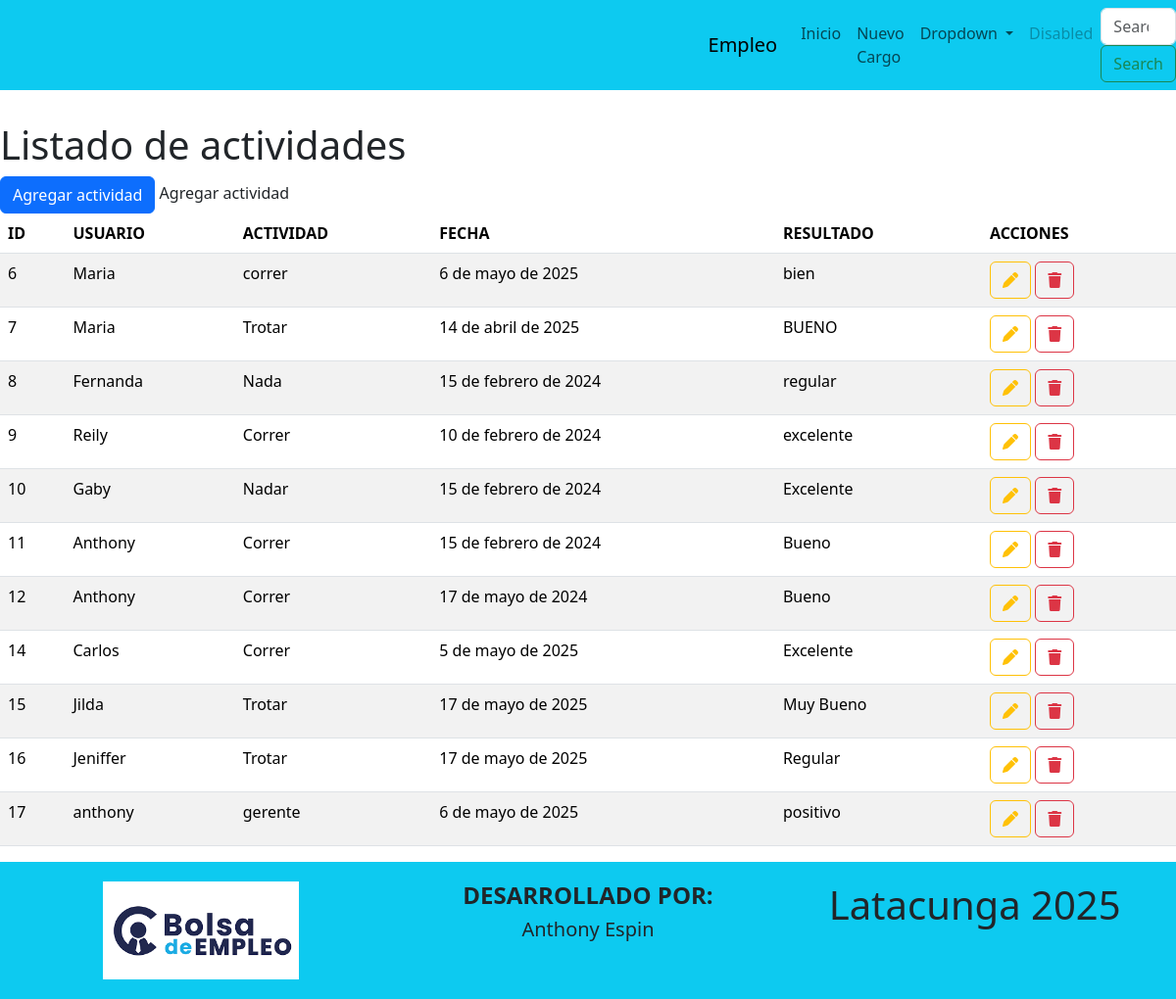
The page / on the database its author committed.
### Aplicaciones/Actividad/models.py (models this page shows, shortened)
class  Historial(models.Model):
    id=models.AutoField(primary_key=True)
    usuario=models.CharField(max_length=100)
    actividad=models.CharField(max_length=210)
    fecha=models.DateField()
    resultado=models.TextField()

### Aplicaciones/Actividad/views.py (the view)
def inicio(request):
    listadoCargo=Historial.objects.all()
    return render(request, "inicio.html", {'cargos': listadoCargo})

### Aplicaciones/Actividad/templates/inicio.html (shortened to what this page needs)
{% extends './plantilla.html' %}
{% block contenido %}
<br>
<h1>Listado de actividades</h1>
<a href="/nuevoCargo" class="btn btn-primary">Agregar actividad</a>
    Agregar actividad
<table class="table table-borde
    table-striped table-hover" >
    <thead>
        <tr>
            <th>ID</th>
            <th>USUARIO</th>
            <th>ACTIVIDAD</th>
            <th>FECHA</th>
            <th>RESULTADO</th>
            <th>ACCIONES</th>
        </tr>
    </thead>
    <tbody>
        {% for cargoTemporal in cargos %}
        <tr>
            <td>{{ cargoTemporal.id }}</td>
            <td>{{ cargoTemporal.usuario }}</td>
            <td>{{ cargoTemporal.actividad }}</td>
            <td>{{ cargoTemporal.fecha }}</td>
            <td>{{ cargoTemporal.resultado }}</td>
            <td>
                <a href="editarCargo/{{cargoTemporal.id}}" class="btn btn-outline-warning">
                    <i class ="fa fa-pen"> </i>
                </a>
                <a href="#"
                onclick = "eliminarCargo('{{cargoTemporal.id }}');"
                class="btn btn-outline-danger">
                    <i class ="fa fa-trash"> </i>
                </a>
            </td>
        </tr>
        {% endfor %}
    </tbody>
</table>
{% endblock %}

### Aplicaciones/Actividad/templates/plantilla.html (shortened to what this page needs)
<!DOCTYPE html>
<html lang="en">
<head>
    <link rel="stylesheet" href="https://cdnjs.cloudflare.com/ajax/libs/bootstrap/5.3.3/css/bootstrap.min.css" />
    <link rel="stylesheet" href="https://cdnjs.cloudflare.com/ajax/libs/font-awesome/6.7.2/css/all.min.css" />
</head>
<body >
    <nav class="navbar navbar-expand-lg navbar-light bg-info">
        <a class="navbar-brand" href="/"> Empleo </a>
        <div class="collapse navbar-collapse" id="navbarSupportedContent">
            <ul class="navbar-nav mr-auto">
                <li class="nav-item active">
                    <a class="nav-link" href="/"> Inicio <span class="sr-only">(current)</span></a>
                </li>
                <li class="nav-item">
                    <a class="nav-link" href="/"> Nuevo Cargo</a>
                </li>
                <li class="nav-item dropdown">
                    <a class="nav-link dropdown-toggle" href="#" id="navbarDropdown" role="button" data-toggle="dropdown" aria-haspopup="true" aria-expanded="false">
                        Dropdown
                    </a>
                </li>
                <li class="nav-item">
                    <a class="nav-link disabled" href="#">Disabled</a>
                </li>
            </ul>
            <form class="form-inline my-2 my-lg-0">
                <input class="form-control mr-sm-2" type="search" placeholder="Search" aria-label="Search">
                <button class="btn btn-outline-success my-2 my-sm-0" type="submit">Search</button>
            </form>
        </div>
    </nav>
    {% block contenido %}
    {% endblock %}
    <div class="row bg-info" style="padding:20px;">
        <div class="col-md-4 text-center">
            <img height="100px" >
        </div>
        <div class="col-md-4 text-center">
            <h4><b> DESARROLLADO POR:</b></h4>
            <H5>Anthony Espin</H5>
        </div>
        <div class="col-md-4 text-center">
            <h1>Latacunga 2025 </h1>
        </div>
    </div>
</body>
</html>

### rows shown on the page
Historial: id "6", usuario "Maria", actividad "correr", fecha "6 de mayo de 2025", resultado "bien"
Historial: id "7", usuario "Maria", actividad "Trotar", fecha "14 de abril de 2025", resultado "BUENO"
Historial: id "8", usuario "Fernanda", actividad "Nada", fecha "15 de febrero de 2024", resultado "regular"
Historial: id "9", usuario "Reily", actividad "Correr", fecha "10 de febrero de 2024", resultado "excelente"
Historial: id "10", usuario "Gaby", actividad "Nadar", fecha "15 de febrero de 2024", resultado "Excelente"
Historial: id "11", usuario "Anthony", actividad "Correr", fecha "15 de febrero de 2024", resultado "Bueno"
Historial: id "12", usuario "Anthony", actividad "Correr", fecha "17 de mayo de 2024", resultado "Bueno"
Historial: id "14", usuario "Carlos", actividad "Correr", fecha "5 de mayo de 2025", resultado "Excelente"
Historial: id "15", usuario "Jilda", actividad "Trotar", fecha "17 de mayo de 2025", resultado "Muy Bueno"
Historial: id "16", usuario "Jeniffer", actividad "Trotar", fecha "17 de mayo de 2025", resultado "Regular"
Historial: id "17", usuario "anthony", actividad "gerente", fecha "6 de mayo de 2025", resultado "positivo"
